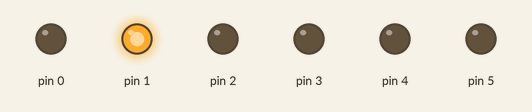
This sketch was run on a simulated Arduino Uno, built with avr-gcc and run on an emulated ATmega328P. On the bench: output pins drawn as LEDs (lit = HIGH).

Above: at 0.3 s.
At 0.7 s:
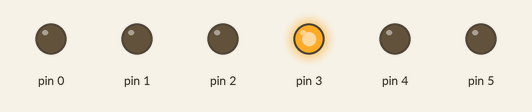
At 1.2 s:
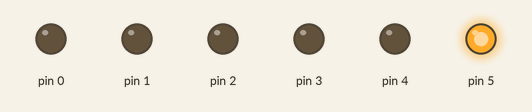
At 2.9 s:
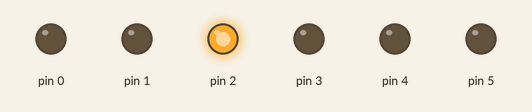
At 3.9 s:
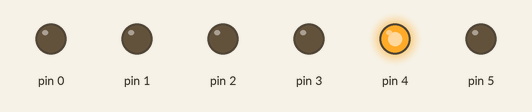
At 4.8 s:
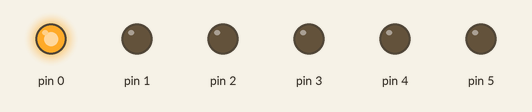
Timing chart, 0 to 5.5 s (numbered marks = the images above):
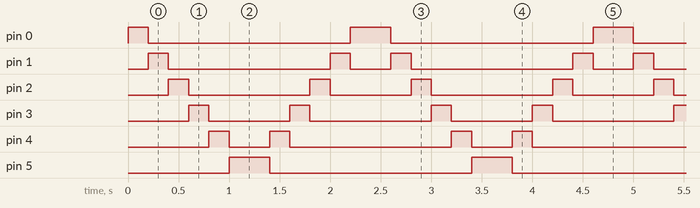

Measured:
- by itself, pin 0: repeats every 2.4 s: LOW 2.0 s, HIGH 0.40 s
- by itself, pin 1: repeats every 2.4 s: LOW 1.6 s, HIGH 0.20 s, LOW 0.40 s, HIGH 0.20 s
- by itself, pin 2: repeats every 2.4 s: LOW 1.2 s, HIGH 0.20 s, LOW 0.80 s, HIGH 0.20 s
- by itself, pin 3: repeats every 2.4 s: LOW 0.80 s, HIGH 0.20 s, LOW 1.2 s, HIGH 0.20 s
- by itself, pin 4: repeats every 2.4 s: LOW 0.40 s, HIGH 0.20 s, LOW 1.6 s, HIGH 0.20 s
- by itself, pin 5: alternates HIGH for 0.40 s and LOW for 2.0 s

The sketch:

karasimsek.ino
```cpp
void setup() {
  pinMode(0,OUTPUT);
  pinMode(1,OUTPUT);
  pinMode(2,OUTPUT);
  pinMode(3,OUTPUT);
  pinMode(4,OUTPUT);
  pinMode(5,OUTPUT);

}

void loop() {
  digitalWrite(0,1);
  delay(200);
  digitalWrite(0,0);
  digitalWrite(1,1);
  delay(200);
  digitalWrite(1,0);
  digitalWrite(2,1);
  delay(200);
  digitalWrite(2,0);
  digitalWrite(3,1);
  delay(200);
  digitalWrite(3,0);
  digitalWrite(4,1);
  delay(200);
  digitalWrite(4,0);
  digitalWrite(5,1);
  delay(200);
  digitalWrite(5,0);

  digitalWrite(5,1);
  delay(200);
  digitalWrite(5,0);
  digitalWrite(4,1);
  delay(200);
  digitalWrite(4,0);
  digitalWrite(3,1);
  delay(200);
  digitalWrite(3,0);
  digitalWrite(2,1);
  delay(200);
  digitalWrite(2,0);
  digitalWrite(1,1);
  delay(200);
  digitalWrite(1,0);
  digitalWrite(0,1);
  delay(200);
  digitalWrite(0,0);


}
```
